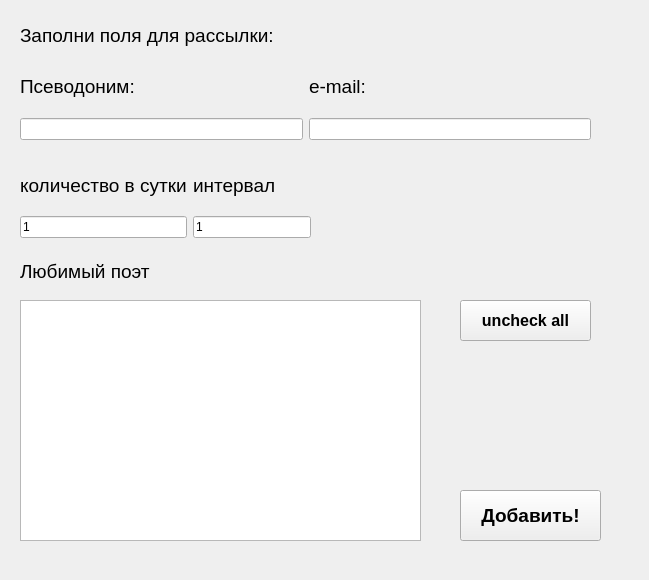
<?xml version="1.0" encoding="UTF-8"?>
<ui version="4.0">
 <class>Form</class>
 <widget class="QWidget" name="Form">
  <property name="geometry">
   <rect>
    <x>0</x>
    <y>0</y>
    <width>649</width>
    <height>580</height>
   </rect>
  </property>
  <property name="font">
   <font>
    <underline>false</underline>
   </font>
  </property>
  <property name="windowTitle">
   <string>Добавление в базу</string>
  </property>
  <widget class="QLabel" name="label">
   <property name="geometry">
    <rect>
     <x>20</x>
     <y>20</y>
     <width>381</width>
     <height>31</height>
    </rect>
   </property>
   <property name="font">
    <font>
     <pointsize>14</pointsize>
    </font>
   </property>
   <property name="text">
    <string>Заполни поля для рассылки:</string>
   </property>
  </widget>
  <widget class="QWidget" name="gridLayoutWidget_2">
   <property name="geometry">
    <rect>
     <x>20</x>
     <y>160</y>
     <width>291</width>
     <height>78</height>
    </rect>
   </property>
   <layout class="QGridLayout" name="gridLayout_2">
    <item row="1" column="1">
     <widget class="QLineEdit" name="lineEdit_3">
      <property name="text">
       <string>1</string>
      </property>
      <property name="maxLength">
       <number>6</number>
      </property>
     </widget>
    </item>
    <item row="1" column="0">
     <widget class="QLineEdit" name="lineEdit_4">
      <property name="text">
       <string>1</string>
      </property>
      <property name="maxLength">
       <number>6</number>
      </property>
     </widget>
    </item>
    <item row="0" column="0">
     <widget class="QLabel" name="label_3">
      <property name="font">
       <font>
        <pointsize>14</pointsize>
       </font>
      </property>
      <property name="text">
       <string>количество в сутки</string>
      </property>
      <property name="margin">
       <number>6</number>
      </property>
     </widget>
    </item>
    <item row="0" column="1">
     <widget class="QLabel" name="label_4">
      <property name="font">
       <font>
        <pointsize>14</pointsize>
       </font>
      </property>
      <property name="text">
       <string>интервал</string>
      </property>
      <property name="margin">
       <number>10</number>
      </property>
     </widget>
    </item>
   </layout>
  </widget>
  <widget class="QPushButton" name="pushButton">
   <property name="geometry">
    <rect>
     <x>460</x>
     <y>490</y>
     <width>141</width>
     <height>51</height>
    </rect>
   </property>
   <property name="font">
    <font>
     <pointsize>14</pointsize>
     <weight>75</weight>
     <italic>false</italic>
     <bold>true</bold>
    </font>
   </property>
   <property name="text">
    <string>Добавить!</string>
   </property>
  </widget>
  <widget class="QLabel" name="label_6">
   <property name="geometry">
    <rect>
     <x>20</x>
     <y>250</y>
     <width>180</width>
     <height>43</height>
    </rect>
   </property>
   <property name="font">
    <font>
     <pointsize>14</pointsize>
    </font>
   </property>
   <property name="text">
    <string>Любимый поэт</string>
   </property>
   <property name="margin">
    <number>6</number>
   </property>
  </widget>
  <widget class="QWidget" name="horizontalLayoutWidget">
   <property name="geometry">
    <rect>
     <x>20</x>
     <y>60</y>
     <width>571</width>
     <height>80</height>
    </rect>
   </property>
   <layout class="QHBoxLayout" name="horizontalLayout">
    <item>
     <layout class="QGridLayout" name="gridLayout">
      <property name="sizeConstraint">
       <enum>QLayout::SetFixedSize</enum>
      </property>
      <item row="1" column="3">
       <widget class="QLineEdit" name="lineEdit"/>
      </item>
      <item row="0" column="0">
       <layout class="QVBoxLayout" name="verticalLayout_2"/>
      </item>
      <item row="0" column="1">
       <widget class="QLabel" name="label_5">
        <property name="font">
         <font>
          <pointsize>14</pointsize>
         </font>
        </property>
        <property name="text">
         <string>Псеводоним:</string>
        </property>
       </widget>
      </item>
      <item row="1" column="1">
       <widget class="QLineEdit" name="lineEdit_2">
        <property name="text">
         <string/>
        </property>
       </widget>
      </item>
      <item row="0" column="3">
       <widget class="QLabel" name="label_2">
        <property name="font">
         <font>
          <pointsize>14</pointsize>
         </font>
        </property>
        <property name="text">
         <string>e-mail:</string>
        </property>
        <property name="margin">
         <number>6</number>
        </property>
       </widget>
      </item>
     </layout>
    </item>
   </layout>
  </widget>
  <widget class="QListWidget" name="listWidget">
   <property name="geometry">
    <rect>
     <x>20</x>
     <y>300</y>
     <width>401</width>
     <height>241</height>
    </rect>
   </property>
  </widget>
  <widget class="QPushButton" name="pushButton_2">
   <property name="geometry">
    <rect>
     <x>460</x>
     <y>300</y>
     <width>131</width>
     <height>41</height>
    </rect>
   </property>
   <property name="font">
    <font>
     <pointsize>12</pointsize>
     <weight>75</weight>
     <bold>true</bold>
    </font>
   </property>
   <property name="text">
    <string>uncheck all</string>
   </property>
  </widget>
 </widget>
 <tabstops>
  <tabstop>lineEdit_2</tabstop>
  <tabstop>lineEdit</tabstop>
  <tabstop>lineEdit_4</tabstop>
  <tabstop>lineEdit_3</tabstop>
  <tabstop>pushButton</tabstop>
 </tabstops>
 <resources/>
 <connections/>
</ui>
